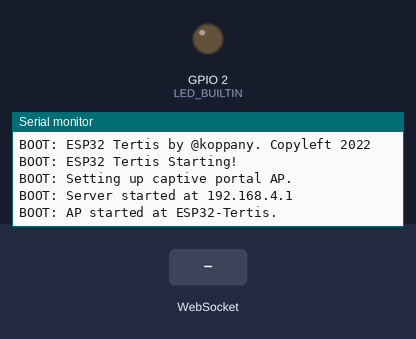
Bench run of a sketch on a simulated ESP32. Parts: output pins drawn as LEDs (lit = HIGH), the last lines printed to the serial monitor. Inputs (shaded band) come from the test bench. Random numbers use the default seed unless the sketch sets one.

Above: at 1.2 s.
1.3 s: WebSocket text "SOFT_AP_IP" received
At 1.76 s:
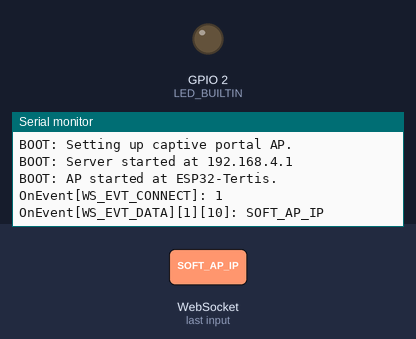
4.3 s: WebSocket text "0" received
At 4.76 s:
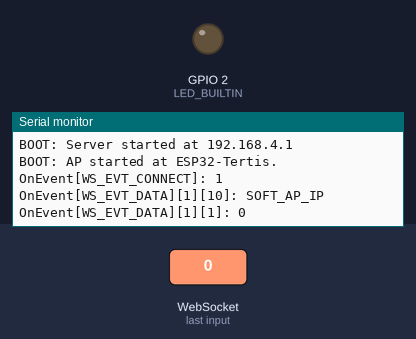

The sketch:

ESP32-Tertis.ino
```cpp
// WiFi Captive Portal "Tertis", by @koppanyh

#include <DNSServer.h>
#include <WiFi.h>

#include "display.h"
#include "tertis.h"
#include "web.h"

Display display;
Tertis tertis(&display);

DNSServer dns_server;
Web web(&tertis);

void setup() {
  pinMode(LED_BUILTIN, OUTPUT);
  Serial.begin(115200);
  Serial.println("BOOT: ESP32 Tertis by @koppany. Copyleft 2022");
  Serial.println("BOOT: ESP32 Tertis Starting!");
  display.Init();

  Serial.println("BOOT: Setting up captive portal AP.");
  WiFi.softAP("ESP32-Tertis");

  web.Init();
  Serial.print("BOOT: Server started at ");
  Serial.println(WiFi.softAPIP().toString());

  // if DNSServer is started with "*" for domain name, it will reply with
  // provided IP to all DNS request
  dns_server.start(53, "*", WiFi.softAPIP());
  Serial.println("BOOT: AP started at ESP32-Tertis.");
}

int prev_count = 0;
int prev_score = 0;

void loop() {
  if (web.GetWsCount()) {  // Reset game if at least one player joins
    if (!prev_count) {
      tertis.Reset();
      tertis.Stop();  // Stop it so the player can start when they're ready
    }
  } else {  // Play while waiting for a player to join
    tertis.Demo();
  }
  prev_count = web.GetWsCount();

  // Update the state of the game and broadcast any score changes
  tertis.Step();
  if (tertis.GetScore() != prev_score) {
    web.BroadcastScore();
    prev_score = tertis.GetScore();
  }

  // Show us that something is happening and delay
  digitalWrite(LED_BUILTIN, HIGH);
  delay(1);
  digitalWrite(LED_BUILTIN, LOW);
  delay(249);

  // Housekeeping
  dns_server.processNextRequest();
  web.GetWebSocket()->cleanupClients();
}
```

display.h
```cpp
#ifndef ESP_TERTIS_DISPLAY_H_
#define ESP_TERTIS_DISPLAY_H_

class Display {
  // Define a basic display interface that works for anything
 public:
  virtual void Init() {
    // Setup display hardware here
    // TODO Write this for your display
  }
  virtual void Update() {
    // Push the new pixel values to the display
    // (0, 0) is defined as the top left corner
    // TODO Write this for your display
  }
  void Clear() {
    for (int x = 0; x < width_; x++) {
      for (int y = 0; y < height_; y++) {
        pixels_[x][y] = false;
      }
    }
  }
  void SetAt(int x, int y, bool color) {
    // Set pixel at specified coordinates
    if (x < 0 || x >= width_ || y < 0 || y >= height_)
      return;
    pixels_[x][y] = color;
  }
  bool GetAt(int x, int y) {
    // Get pixel at specified coordinates
    if (x < 0 || x >= width_ || y < 0 || y >= height_)
      return false;
    return pixels_[x][y];
  }
  const int GetWidth() {
    // Get the width in a pretty way
    return width_;
  }
  const int GetHeight() {
    // Get the height in a pretty way
    return height_;
  }

 protected:
  static const int width_ = 10;
  static const int height_ = 20;
  bool pixels_[width_][height_] = {0};
};

#endif  // ESP_TERTIS_DISPLAY_H_
```

tertis.h
```cpp
#ifndef ESP_TERTIS_TERTIS_H_
#define ESP_TERTIS_TERTIS_H_

#include "display.h"

class Tertis {
 public:
  Tertis(Display* display) {
    display_ = display;
    Spawn();
  }
  bool Translate(int x, int y) {
    // Move the tetromino
    Draw(false);
    RawTranslate(x, y);
    bool collided = Collision();
    if (collided)  // Undo the move if we collide
      RawTranslate(-x, -y);
    Draw(true);
    return collided;
  }
  bool Rotate() {
    // Shortcut for rotation
    return Rotate(false);
  }
  bool Rotate(bool direction) {
    // Rotate the tetromino
    Draw(false);
    RawRotate(direction);
    bool collided = Collision();
    if (collided)  // Undo the rotate if we collide
      RawRotate(!direction);
    Draw(true);
    return collided;
  }
  void Step() {
    // The main component of the Tertis game loop
    if (!running_)
      return;
    bool collided = Translate(0, 1);
    if (collided) {  // Can't move down more, spawn a new tetromino
      Cleanup();
      collided = Spawn();
      if (collided)  // Pile reached the top, can't go forward. Game Over.
        Reset();
    }
    display_->Update();
  }
  void Reset() {
    // Restart the game
    display_->Clear();
    score_ = 0;
    Spawn();
  }
  void Start() {
    // Let the game progress
    running_ = true;
  }
  void Stop() {
    // Prevent the game from running
    running_ = false;
  }
  int GetScore() {
    // Get the score to display it
    return score_;
  }
  void Demo() {
    // Randomly play the game (e.g. crappy demo mode)
    Start();
    Translate(random(5) - 2, 0);
    if (!random(3))
      Rotate();
  }

 private:
  bool Collision() {
    // Check for wall and tetromino collisions
    for (int i = 0; i < 4; i++) {
      int x = coords_[i][0];
      int y = coords_[i][1];
      int w = display_->GetWidth();
      int h = display_->GetHeight();
      if (x < 0 || x >= w || y < 0 || y >= h)  // Walls collision
        return true;
      if (display_->GetAt(x, y))  // Tetromino collision
        return true;
    }
    return false;
  }
  void Draw(bool color) {
    // Update the display
    for (int i = 0; i < 4; i++)
      display_->SetAt(coords_[i][0], coords_[i][1], color);
  }
  void RawTranslate(int x, int y) {
    // Actually moves the tetromino
    for (int i = 0; i < 4; i++) {
      coords_[i][0] += x;
      coords_[i][1] += y;
    }
  }
  void RawRotate(bool direction) {
    // Actually rotates the tetromino
    int offset_x = coords_[0][0];
    int offset_y = coords_[0][1];
    for (int i = 1; i < 4; i++) {
      int x = coords_[i][0] - offset_x;
      int y = coords_[i][1] - offset_y;
      if (direction) {  // CCW
        x = -x;
      } else {  // CW
        y = -y;
      }
      coords_[i][0] = y + offset_x;
      coords_[i][1] = x + offset_y;
    }
  }
  bool Spawn() {
    // Spawn a new random tetromino
    int tetromino = random(7);
    int offset_x = display_->GetWidth() / 2;
    for (int i = 0; i < 4; i++) {
      coords_[i][0] = tetrominoes_[tetromino][i][0] + offset_x;
      coords_[i][1] = tetrominoes_[tetromino][i][1];
    }
    bool collided = Collision();
    Draw(true);
    return collided;
  }
  void Cleanup() {
    // Clear full rows and shift the remaining rows down
    int width = display_->GetWidth();
    int height = display_->GetHeight();
    for (int row = height - 1; row >= 0; row--) {
      while (true) {
        bool is_full = true;
        for (int x = 0; x < width; x++) {
          is_full = is_full && display_->GetAt(x, row);
        }
        if (!is_full)
          break;
        score_++;
        for (int row2 = row; row2 >= 1; row2--) {
          for (int x = 0; x < width; x++) {
            display_->SetAt(x, row2, display_->GetAt(x, row2 - 1));
          }
        }
        for (int x = 0; x < width; x++) {
          display_->SetAt(x, 0, false);
        }
      }
    }
  }

  Display* display_;
  int coords_[4][2];
  bool running_ = true;
  int score_ = 0;
  const int tetrominoes_[7][4][2] = {
    {{0, 0}, {-1, 0}, {-1, 1}, {1, 0}},  // L
    {{0, 0}, {-1, 0}, { 1, 0}, {1, 1}},  // J
    {{0, 0}, {-1, 0}, { 0, 1}, {1, 1}},  // Z
    {{0, 0}, {-1, 1}, { 0, 1}, {1, 0}},  // S
    {{0, 0}, {-1, 0}, { 0, 1}, {1, 0}},  // T
    {{0, 0}, { 0, 1}, { 1, 0}, {1, 1}},  // O
    {{0, 0}, {-1, 0}, { 1, 0}, {2, 0}}   // I
  };
};

#endif  // ESP_TERTIS_TERTIS_H_
```

web.h
```cpp
#ifndef ESP_TERTIS_WEB_H_
#define ESP_TERTIS_WEB_H_

#include <AsyncTCP.h>  // https://github.com/me-no-dev/AsyncTCP
#include <ESPAsyncWebServer.h>  // https://github.com/me-no-dev/ESPAsyncWebServer
#include <WiFi.h>

#include "tertis.h"

namespace {

const char main_html[] PROGMEM =
  "<!DOCTYPE html>\n"
  "<html>\n"
  "  <head>\n"
  "    <title>Tertis</title>\n"
  "    <meta charset=\"utf-8\">\n"
  "    <meta name=\"viewport\" content=\"width=device-width, initial-scale=1.0\">\n"
  "    <script>\n"
  "      var exampleSocket = new WebSocket(\"ws://%SOFT_AP_IP%/ws\");\n"
  "      //exampleSocket.onopen = function (event) { exampleSocket.send(\"WebSocket is really cool\"); };\n"
  "      exampleSocket.onmessage = function (event) {\n"
  "        if (event.data.startsWith(\"Score: \"))\n"
  "          document.getElementById(\"score\").innerHTML = event.data.substring(7);\n"
  "        else {\n"
  "          document.getElementById(\"messages\").innerHTML += event.data + \"<br>\";\n"
  "        }\n"
  "      }\n"
  "    </script>\n"
  "  </head>\n"
  "  <body>\n"
  "    <h1>Tertis</h1>\n"
  "    <p>This captive portal is your controller. Win...</p>\n"
  "    <button onclick=\"exampleSocket.send(3);\">Start</button>\n"
  "    <h2>Score: <span id=\"score\"></span></h2>\n"
  "    <div onclick=\"exampleSocket.send(0);\" style=\"background-color: green;\"><br><br><br><br>Rotate<br><br><br><br></div>\n"
  "    <div onclick=\"exampleSocket.send(1);\" style=\"background-color: red;\"><br><br><br><br>Left<br><br><br><br></div>\n"
  "    <div onclick=\"exampleSocket.send(2);\" style=\"background-color: blue;\"><br><br><br><br>Right<br><br><br><br></div>\n"
  "    <br><div id=\"messages\"></div>"
  "  </body>\n"
  "</html>\n";

}  // namespace

class Web {
 public:
  Web(Tertis* tertis) {
    tertis_ = tertis;
  }
  void Init() {
    server_ = new AsyncWebServer(80);
    ws_ = new AsyncWebSocket("/ws");

    // Attach AsyncWebSocket
    ws_->onEvent(OnEvent);
    server_->addHandler(ws_);

    // Start the AsyncWebServer
    server_->onNotFound(OnRequest);
    server_->begin();
  }
  AsyncWebSocket* GetWebSocket() {
    return ws_;
  }
  int GetWsCount() {
    return ws_->count();
  }
  void BroadcastScore() {
    ws_->printfAll("Score: %u", tertis_->GetScore());
  }

 private:
  static String Processor(const String& var) {
    if(var == "SOFT_AP_IP")
      return WiFi.softAPIP().toString();
    return String();
  }
  static void OnRequest(AsyncWebServerRequest *request){
    Serial.print("OnRequest: ");
    Serial.println(request->url());
    request->send_P(200, "text/html", main_html, Processor);
  }
  static void OnEvent(AsyncWebSocket* ws, AsyncWebSocketClient* client, AwsEventType type, void* arg, uint8_t* data, size_t len){
    //Handle WebSocket event
    if(type == WS_EVT_CONNECT){
      // Client connected
      Serial.print("OnEvent[WS_EVT_CONNECT]: ");
      Serial.println(client->id());
      ws->printfAll("Player TERT%u has joined (%u players)!", client->id(), ws->count());
      client->printf("Hello, Player TERT%u.", client->id());
      client->printf("Score: %u", tertis_->GetScore());
      client->ping();
    } else if(type == WS_EVT_DISCONNECT){
      // Client disconnected
      Serial.print("OnEvent[WS_EVT_DISCONNECT]: ");
      Serial.println(client->id());
    } else if(type == WS_EVT_ERROR){
      // Error was received from the other end
      Serial.print("OnEvent[WS_EVT_ERROR][");
      Serial.print(client->id());
      Serial.print("][");
      Serial.print(*((uint16_t*)arg));
      Serial.print("]: ");
      Serial.println((char*)data);
    } else if(type == WS_EVT_PONG){
      // Pong message was received (in response to a ping request maybe)
      Serial.print("OnEvent[WS_EVT_PONG][");
      Serial.print(client->id());
      Serial.print("][");
      Serial.print(len);
      Serial.print("]: ");
      Serial.println((len)?(char*)data:"");
    } else if(type == WS_EVT_DATA){
      // Button presses from the client
      Serial.print("OnEvent[WS_EVT_DATA][");
      Serial.print(client->id());
      Serial.print("][");
      Serial.print(len);
      Serial.print("]: ");
      Serial.println((len)?(char*)data:"");
      if (len == 0)
        return;
      switch (data[0]) {
        case '0':
          tertis_->Rotate();
          break;
        case '1':
          tertis_->Translate(-1, 0);
          break;
        case '2':
          tertis_->Translate(1, 0);
          break;
        case '3':
          tertis_->Start();
        default:
          break;
      }    }
  }

  static Tertis* tertis_;

  AsyncWebServer* server_;
  AsyncWebSocket* ws_;
};

Tertis* Web::tertis_;

#endif  // ESP_TERTIS_WEB_H_
```

Measured:
- after the input at 1.3 s, the serial monitor: prints a new line at once (image 1)
- after the input at 4.3 s, the serial monitor: prints a new line at once (image 2)
